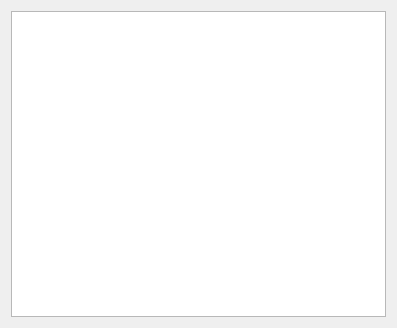
<?xml version="1.0" encoding="UTF-8"?>
<ui version="4.0">
 <class>ShowHistory</class>
 <widget class="QDialog" name="ShowHistory">
  <property name="geometry">
   <rect>
    <x>0</x>
    <y>0</y>
    <width>397</width>
    <height>328</height>
   </rect>
  </property>
  <property name="windowTitle">
   <string>History</string>
  </property>
  <property name="windowIcon">
   <iconset>
    <normaloff>:/images/AboutLogo.png</normaloff>:/images/AboutLogo.png</iconset>
  </property>
  <layout class="QVBoxLayout" name="verticalLayout">
   <item>
    <widget class="QTextEdit" name="teHistory">
     <property name="font">
      <font>
       <pointsize>10</pointsize>
      </font>
     </property>
     <property name="lineWrapMode">
      <enum>QTextEdit::NoWrap</enum>
     </property>
     <property name="readOnly">
      <bool>true</bool>
     </property>
    </widget>
   </item>
  </layout>
 </widget>
 <resources/>
 <connections/>
</ui>
